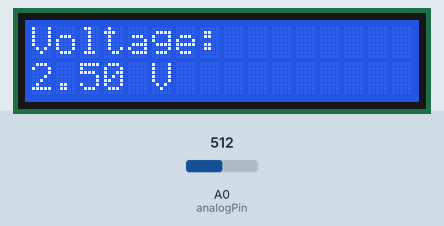
A sketch run on a simulated Arduino Uno, built with avr-gcc and run on an emulated ATmega328P. Parts: 16×2 character LCD. The test bench sets the inputs (shaded band); at power-on: A0 (analogPin) = 512.

Above: at 2.7 s.
2.8 s: A0 (analogPin) set to 716
At 4.2 s:
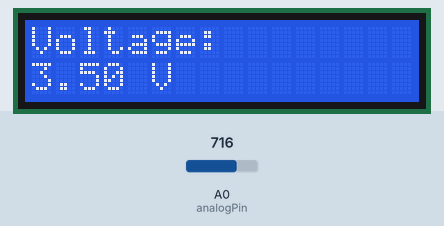
4.5 s: A0 (analogPin) set to 900
At 5.0 s:
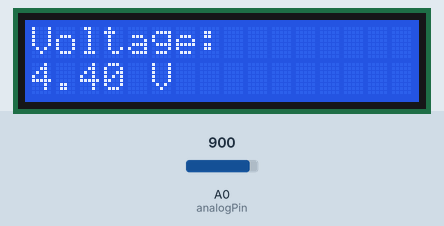
6.1 s: A0 (analogPin) set to 1023
At 6.8 s:
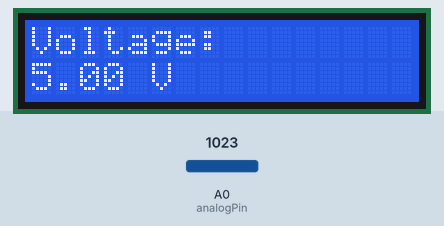
Timing chart, 0 to 9.1 s (numbered marks = the images above; inputs shaded):
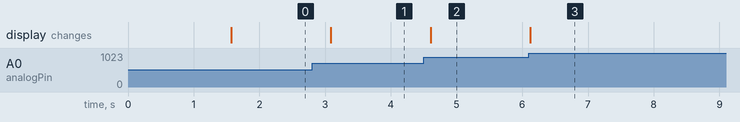

The sketch:

LCDVoltmeter.ino
```cpp
/*Goal of the Program:
- Read an analog voltage on pin A0 using a potentiometer.
- Display the measured voltage on a standard 16x2 LCD
  wired in 4-bit parallel mode.

Main Theme:
- Using analog input and LCD output for measurement.

*/

#include <LiquidCrystal.h>   // Include the LiquidCrystal library to control the LCD

// Initialize the LCD object using pins: rs, enable, d4, d5, d6, d7
LiquidCrystal lcd(12, 11, 5, 4, 3, 2);

const int analogPin = A0;   // Analog pin where potentiometer is connected

void setup() {
  lcd.begin(16, 2);         // Initialize the LCD with 16 columns and 2 rows

  lcd.setCursor(0, 0);      // Set cursor to column 0, row 0
  lcd.print("LCD Voltmeter");// Display startup message
  delay(1500);              // Wait 1.5 seconds to let user read the message
  lcd.clear();              // Clear the LCD for the main display
}

void loop() {
  int rawValue = analogRead(analogPin);          // Read the analog value from A0 (0-1023)
  float voltage = (rawValue * 5.0) / 1023.0;    // Convert the ADC value to actual voltage

  lcd.setCursor(0, 0);                          // Move cursor to first row
  lcd.print("Voltage:       ");                  // Display label, pad spaces to clear old numbers

  lcd.setCursor(0, 1);                          // Move cursor to second row
  lcd.print(voltage, 2);                         // Print voltage with 2 decimal places
  lcd.print(" V");                               // Add voltage unit

  delay(300);                                    // Wait 300ms before next reading
}
```

Measured:
- after the input at 2.8 s, the display: changes after 0.29 s (image 1)
- after the input at 4.5 s, the display: changes after 0.10 s (image 2)
- after the input at 6.1 s, the display: changes at once (image 3)
